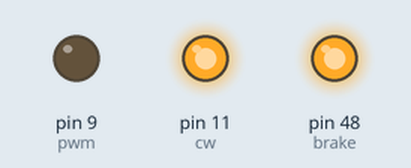
Bench run of a sketch on a simulated Arduino Mega 2560, built with avr-gcc and run on an emulated ATmega2560. Parts: output pins drawn as LEDs (lit = HIGH). What the sketch prints to the serial monitor is not drawn.

Above: at 0.1 s.
At 5.1 s:
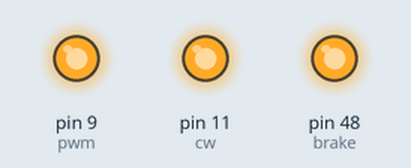
At 60.1 s:
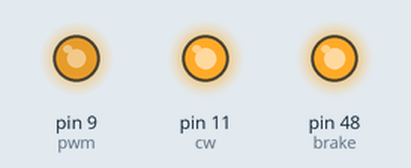
At 125.2 s:
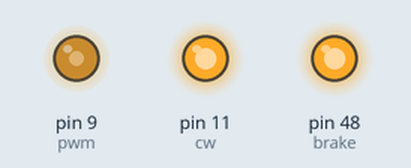
Timing chart, 0 to 126.7 s (numbered marks = the images above):
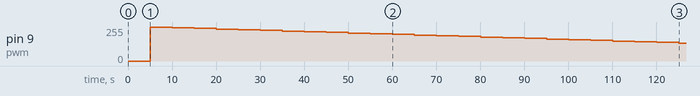

Measured:
- by itself, pin 9 (pwm): 0/255 → 255/255 at 5.0 s, → 250/255 5.0 s later, → 245/255 5.0 s later, → 240/255 5.0 s later, … (25 changes in this stretch)

The sketch:

nidec_testing.ino
```cpp
#define ENCA 19
#define ENCB 18
#define cw 11
#define pwm 9
#define brake 48


int var1 = 0;
int lstVal = 0;
int temp, mil_now_5, mil_then_5;

void setup() {
  // put your setup code here, to run once:
  Serial.begin(9600);

  //pinMode(ENCA, INPUT);

  //pinMode(ENCA, INPUT);
  //pinMode(ENCB, INPUT);
  //pinMode(cw, OUTPUT);
  pinMode(pwm, OUTPUT);
  pinMode(cw, OUTPUT);
  //pinMode(brake, OUTPUT);
  pinMode(brake, OUTPUT);
  digitalWrite(brake, HIGH);
  digitalWrite(cw, HIGH);
}

void loop() {
  // put your main code here, to run repeatedly


  mil_now_5=millis();
  if (mil_now_5-mil_then_5>=5000){
    analogWrite(pwm, 255-temp);
    temp+=5;
    mil_then_5=mil_now_5;
  }
  Serial.print("Temp: ");
  Serial.println(temp);
  //Serial.println("Hello World");
//  int a = analogRead(pwm);
//  int b = digitalRead(ENCB);
//  //digitalWrite(cw, HIGH);
//  //digitalWrite(brake,LOW);
//  //analogWrite(pwm, 250);
//  if (a <100){
//    var1=0;
//  }
//  else{
//    var1=1;
//  }
//
//  if (var1 == lstVal) {
//
//  }
//  else {
//    lstVal = var1;
//    Serial.println(var1);
//  }


//  Serial.print(b);
//  Serial.println();
}
```
